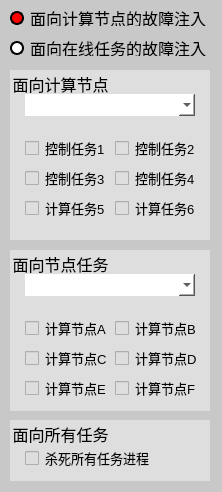
<?xml version="1.0" encoding="UTF-8"?>
<ui version="4.0">
 <class>InjectDialog</class>
 <widget class="QDialog" name="InjectDialog">
  <property name="geometry">
   <rect>
    <x>0</x>
    <y>0</y>
    <width>222</width>
    <height>492</height>
   </rect>
  </property>
  <property name="windowTitle">
   <string>任务故障注入</string>
  </property>
  <property name="windowIcon">
   <iconset resource="myapp.qrc">
    <normaloff>:/resource/failure.jpg</normaloff>:/resource/failure.jpg</iconset>
  </property>
  <property name="styleSheet">
   <string notr="true">border: 1 px;background-color:rgb(200,200,200);</string>
  </property>
  <widget class="QGroupBox" name="groupBox">
   <property name="geometry">
    <rect>
     <x>10</x>
     <y>70</y>
     <width>200</width>
     <height>170</height>
    </rect>
   </property>
   <property name="font">
    <font>
     <family>华光楷体二_CNKI</family>
     <pointsize>12</pointsize>
    </font>
   </property>
   <property name="styleSheet">
    <string notr="true">border:2px;background-color:rgb(222,222,222);</string>
   </property>
   <property name="title">
    <string>面向计算节点</string>
   </property>
   <property name="checkable">
    <bool>false</bool>
   </property>
   <property name="checked">
    <bool>false</bool>
   </property>
   <widget class="MyComboBox" name="comboBox">
    <property name="geometry">
     <rect>
      <x>15</x>
      <y>24</y>
      <width>170</width>
      <height>22</height>
     </rect>
    </property>
    <property name="styleSheet">
     <string notr="true">background-color:white;</string>
    </property>
    <property name="editable">
     <bool>false</bool>
    </property>
    <property name="currentText">
     <string/>
    </property>
   </widget>
   <widget class="QCheckBox" name="checkBox">
    <property name="geometry">
     <rect>
      <x>15</x>
      <y>70</y>
      <width>81</width>
      <height>16</height>
     </rect>
    </property>
    <property name="font">
     <font>
      <pointsize>10</pointsize>
     </font>
    </property>
    <property name="text">
     <string>控制任务1</string>
    </property>
   </widget>
   <widget class="QCheckBox" name="checkBox_2">
    <property name="geometry">
     <rect>
      <x>105</x>
      <y>70</y>
      <width>81</width>
      <height>16</height>
     </rect>
    </property>
    <property name="font">
     <font>
      <pointsize>10</pointsize>
     </font>
    </property>
    <property name="text">
     <string>控制任务2</string>
    </property>
   </widget>
   <widget class="QCheckBox" name="checkBox_3">
    <property name="geometry">
     <rect>
      <x>15</x>
      <y>100</y>
      <width>81</width>
      <height>16</height>
     </rect>
    </property>
    <property name="font">
     <font>
      <pointsize>10</pointsize>
     </font>
    </property>
    <property name="text">
     <string>控制任务3</string>
    </property>
   </widget>
   <widget class="QCheckBox" name="checkBox_4">
    <property name="geometry">
     <rect>
      <x>105</x>
      <y>100</y>
      <width>81</width>
      <height>16</height>
     </rect>
    </property>
    <property name="font">
     <font>
      <pointsize>10</pointsize>
     </font>
    </property>
    <property name="text">
     <string>控制任务4</string>
    </property>
   </widget>
   <widget class="QCheckBox" name="checkBox_5">
    <property name="geometry">
     <rect>
      <x>15</x>
      <y>130</y>
      <width>81</width>
      <height>16</height>
     </rect>
    </property>
    <property name="font">
     <font>
      <pointsize>10</pointsize>
     </font>
    </property>
    <property name="text">
     <string>计算任务5</string>
    </property>
   </widget>
   <widget class="QCheckBox" name="checkBox_6">
    <property name="geometry">
     <rect>
      <x>105</x>
      <y>130</y>
      <width>81</width>
      <height>16</height>
     </rect>
    </property>
    <property name="font">
     <font>
      <pointsize>10</pointsize>
     </font>
    </property>
    <property name="text">
     <string>计算任务6</string>
    </property>
   </widget>
  </widget>
  <widget class="QGroupBox" name="groupBox_2">
   <property name="geometry">
    <rect>
     <x>10</x>
     <y>250</y>
     <width>200</width>
     <height>161</height>
    </rect>
   </property>
   <property name="font">
    <font>
     <family>华光楷体二_CNKI</family>
     <pointsize>12</pointsize>
    </font>
   </property>
   <property name="styleSheet">
    <string notr="true">border:2px;background-color:rgb(222,222,222);</string>
   </property>
   <property name="title">
    <string>面向节点任务</string>
   </property>
   <property name="checkable">
    <bool>false</bool>
   </property>
   <property name="checked">
    <bool>false</bool>
   </property>
   <widget class="MyComboBox" name="comboBox_2">
    <property name="geometry">
     <rect>
      <x>15</x>
      <y>24</y>
      <width>170</width>
      <height>22</height>
     </rect>
    </property>
    <property name="styleSheet">
     <string notr="true">background-color:white;</string>
    </property>
    <property name="editable">
     <bool>false</bool>
    </property>
    <property name="currentText">
     <string/>
    </property>
   </widget>
   <widget class="QCheckBox" name="checkBox_9">
    <property name="geometry">
     <rect>
      <x>15</x>
      <y>100</y>
      <width>81</width>
      <height>16</height>
     </rect>
    </property>
    <property name="font">
     <font>
      <pointsize>10</pointsize>
     </font>
    </property>
    <property name="text">
     <string>计算节点C</string>
    </property>
   </widget>
   <widget class="QCheckBox" name="checkBox_11">
    <property name="geometry">
     <rect>
      <x>15</x>
      <y>130</y>
      <width>81</width>
      <height>16</height>
     </rect>
    </property>
    <property name="font">
     <font>
      <pointsize>10</pointsize>
     </font>
    </property>
    <property name="text">
     <string>计算节点E</string>
    </property>
   </widget>
   <widget class="QCheckBox" name="checkBox_12">
    <property name="geometry">
     <rect>
      <x>105</x>
      <y>130</y>
      <width>81</width>
      <height>16</height>
     </rect>
    </property>
    <property name="font">
     <font>
      <pointsize>10</pointsize>
     </font>
    </property>
    <property name="text">
     <string>计算节点F</string>
    </property>
   </widget>
   <widget class="QCheckBox" name="checkBox_10">
    <property name="geometry">
     <rect>
      <x>105</x>
      <y>100</y>
      <width>81</width>
      <height>16</height>
     </rect>
    </property>
    <property name="font">
     <font>
      <pointsize>10</pointsize>
     </font>
    </property>
    <property name="text">
     <string>计算节点D</string>
    </property>
   </widget>
   <widget class="QCheckBox" name="checkBox_8">
    <property name="geometry">
     <rect>
      <x>105</x>
      <y>70</y>
      <width>81</width>
      <height>16</height>
     </rect>
    </property>
    <property name="font">
     <font>
      <pointsize>10</pointsize>
     </font>
    </property>
    <property name="text">
     <string>计算节点B</string>
    </property>
   </widget>
   <widget class="QCheckBox" name="checkBox_7">
    <property name="geometry">
     <rect>
      <x>15</x>
      <y>70</y>
      <width>81</width>
      <height>16</height>
     </rect>
    </property>
    <property name="font">
     <font>
      <pointsize>10</pointsize>
     </font>
    </property>
    <property name="text">
     <string>计算节点A</string>
    </property>
   </widget>
  </widget>
  <widget class="QRadioButton" name="radioButton">
   <property name="geometry">
    <rect>
     <x>10</x>
     <y>10</y>
     <width>201</width>
     <height>16</height>
    </rect>
   </property>
   <property name="font">
    <font>
     <family>华光楷体二_CNKI</family>
     <pointsize>12</pointsize>
    </font>
   </property>
   <property name="styleSheet">
    <string notr="true">QRadioButton::indicator {
    width: 10px;
    height: 10px;
	border-radius: 7px;
}

QRadioButton::indicator:checked {
    background-color: red;
    border: 2px solid black;
}

QRadioButton::indicator:unchecked {
    background-color: white;
    border: 2px solid black;
}
</string>
   </property>
   <property name="text">
    <string>面向计算节点的故障注入</string>
   </property>
   <property name="checked">
    <bool>true</bool>
   </property>
  </widget>
  <widget class="QRadioButton" name="radioButton_2">
   <property name="geometry">
    <rect>
     <x>10</x>
     <y>40</y>
     <width>201</width>
     <height>16</height>
    </rect>
   </property>
   <property name="font">
    <font>
     <family>华光楷体二_CNKI</family>
     <pointsize>12</pointsize>
    </font>
   </property>
   <property name="styleSheet">
    <string notr="true">QRadioButton::indicator {
    width: 10px;
    height: 10px;
	border-radius: 7px;
}

QRadioButton::indicator:checked {
    background-color: red;
    border: 2px solid black;
}

QRadioButton::indicator:unchecked {
    background-color: white;
    border: 2px solid black;
}
</string>
   </property>
   <property name="text">
    <string>面向在线任务的故障注入</string>
   </property>
  </widget>
  <widget class="QGroupBox" name="groupBox_3">
   <property name="geometry">
    <rect>
     <x>10</x>
     <y>420</y>
     <width>200</width>
     <height>61</height>
    </rect>
   </property>
   <property name="font">
    <font>
     <family>华光楷体二_CNKI</family>
     <pointsize>12</pointsize>
    </font>
   </property>
   <property name="styleSheet">
    <string notr="true">border:2px;background-color:rgb(222,222,222);</string>
   </property>
   <property name="title">
    <string>面向所有任务</string>
   </property>
   <property name="checkable">
    <bool>false</bool>
   </property>
   <property name="checked">
    <bool>false</bool>
   </property>
   <widget class="QCheckBox" name="checkBox_18">
    <property name="geometry">
     <rect>
      <x>15</x>
      <y>30</y>
      <width>131</width>
      <height>16</height>
     </rect>
    </property>
    <property name="font">
     <font>
      <pointsize>10</pointsize>
     </font>
    </property>
    <property name="text">
     <string>杀死所有任务进程</string>
    </property>
   </widget>
  </widget>
 </widget>
 <customwidgets>
  <customwidget>
   <class>MyComboBox</class>
   <extends>QComboBox</extends>
   <header>mycombobox.h</header>
  </customwidget>
 </customwidgets>
 <resources>
  <include location="myapp.qrc"/>
 </resources>
 <connections/>
</ui>
